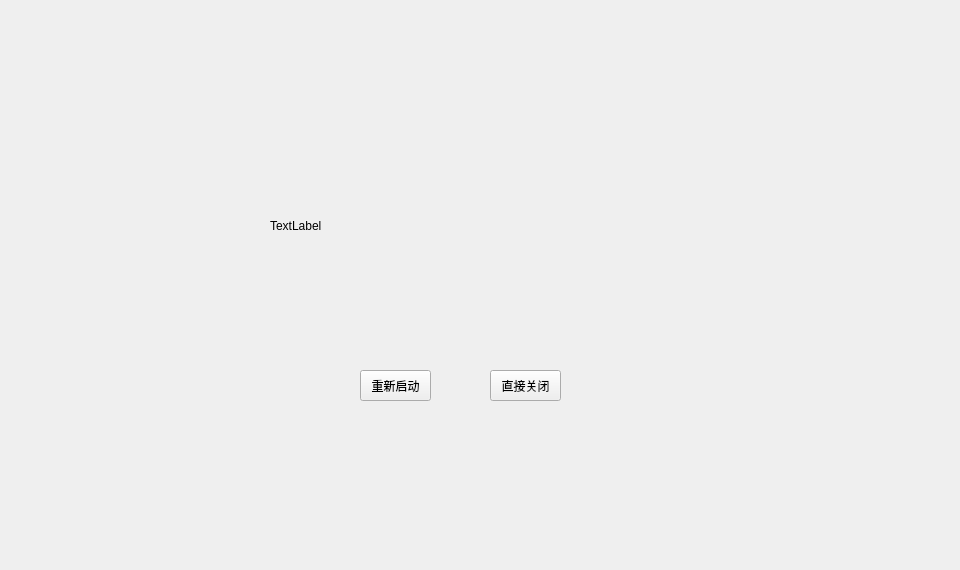
<?xml version="1.0" encoding="UTF-8"?>
<ui version="4.0">
 <class>UpdateWidget</class>
 <widget class="QWidget" name="UpdateWidget">
  <property name="geometry">
   <rect>
    <x>0</x>
    <y>0</y>
    <width>960</width>
    <height>570</height>
   </rect>
  </property>
  <property name="windowTitle">
   <string>Form</string>
  </property>
  <widget class="QToolButton" name="toolButton_restart">
   <property name="geometry">
    <rect>
     <x>360</x>
     <y>370</y>
     <width>71</width>
     <height>31</height>
    </rect>
   </property>
   <property name="cursor">
    <cursorShape>PointingHandCursor</cursorShape>
   </property>
   <property name="text">
    <string>重新启动</string>
   </property>
  </widget>
  <widget class="QToolButton" name="toolButton_close">
   <property name="geometry">
    <rect>
     <x>490</x>
     <y>370</y>
     <width>71</width>
     <height>31</height>
    </rect>
   </property>
   <property name="cursor">
    <cursorShape>PointingHandCursor</cursorShape>
   </property>
   <property name="text">
    <string>直接关闭</string>
   </property>
  </widget>
  <widget class="QLabel" name="update">
   <property name="geometry">
    <rect>
     <x>270</x>
     <y>190</y>
     <width>581</width>
     <height>71</height>
    </rect>
   </property>
   <property name="styleSheet">
    <string notr="true">font: 30px &quot;Microsoft YaHei UI&quot;;</string>
   </property>
   <property name="text">
    <string>TextLabel</string>
   </property>
  </widget>
 </widget>
 <resources/>
 <connections/>
</ui>
